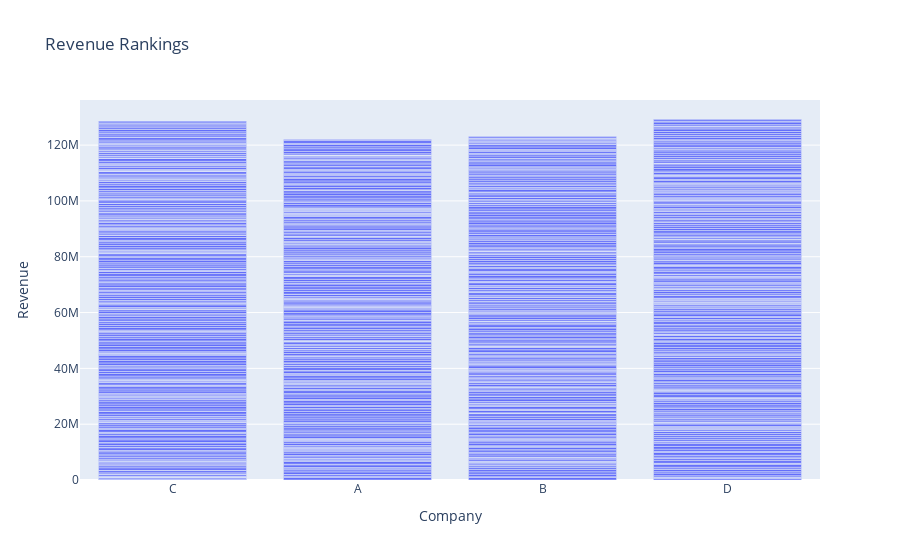

The notebook cell saved with this chart:
### Code cell
# Visualization using Plotly
import plotly.express as px

fig = px.bar(data, x='Company', y='Revenue', title='Revenue Rankings', hover_name='Company', hover_data={'Revenue': True, 'Rank': True})
fig.show()

### Figure 1 — Plotly figure (JSON) as saved in the notebook; plotly's stock layout.template omitted (floating-point values rounded to 4 significant figures; data arrays with more than 128 entries replaced by an {"elided": "..."} marker saying what was removed)
{"data": [{"alignmentgroup": "True", "customdata": {"elided": "1000x1 int values"}, "hovertemplate": "<b>%{hovertext}</b><br><br>Company=%{x}<br>Revenue=%{y}<br>Rank=%{customdata[0]}<extra></extra>", "hovertext": {"elided": "1000 str values"}, "legendgroup": "", "marker": {"color": "#636efa", "pattern": {"shape": ""}}, "name": "", "offsetgroup": "", "orientation": "v", "showlegend": false, "textposition": "auto", "type": "bar", "x": {"elided": "1000 str values"}, "xaxis": "x", "y": {"elided": "1000 int values"}, "yaxis": "y"}], "layout": {"barmode": "relative", "legend": {"tracegroupgap": 0}, "title": {"text": "Revenue Rankings"}, "xaxis": {"anchor": "y", "domain": [0, 1], "title": {"text": "Company"}}, "yaxis": {"anchor": "x", "domain": [0, 1], "title": {"text": "Revenue"}}}}
